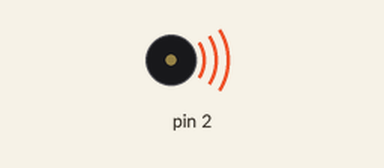
This sketch was run on a simulated Arduino Uno, built with avr-gcc and run on an emulated ATmega328P. On the bench: buzzer (waves = sounding).

Above: at 0.5 s.
Timing chart, 0 to 4.6 s (numbered marks = the images above):
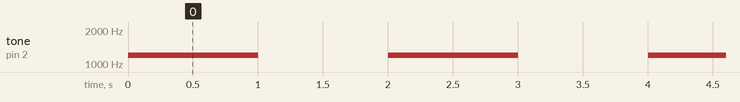

The sketch:

Buzzer.ino
```cpp
void setup() {
  // put your setup code here, to run once:
pinMode(2,OUTPUT);
}

void loop() {
  // put your main code here, to run repeatedly:
tone(2,1200);
delay(1000);
noTone(2);
delay(1000);
}
```

Measured:
- by itself, tone on pin 2: alternates 1200 Hz for 1.0 s and silent for 1.0 s
